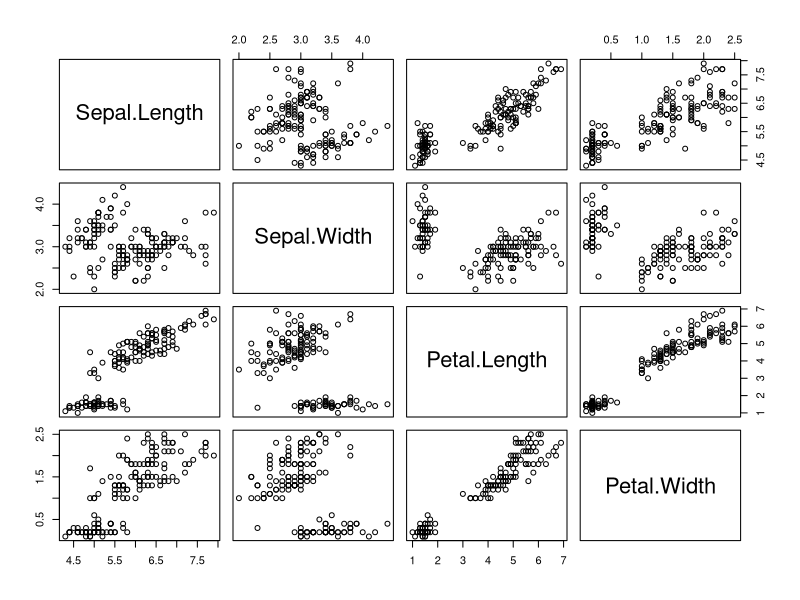
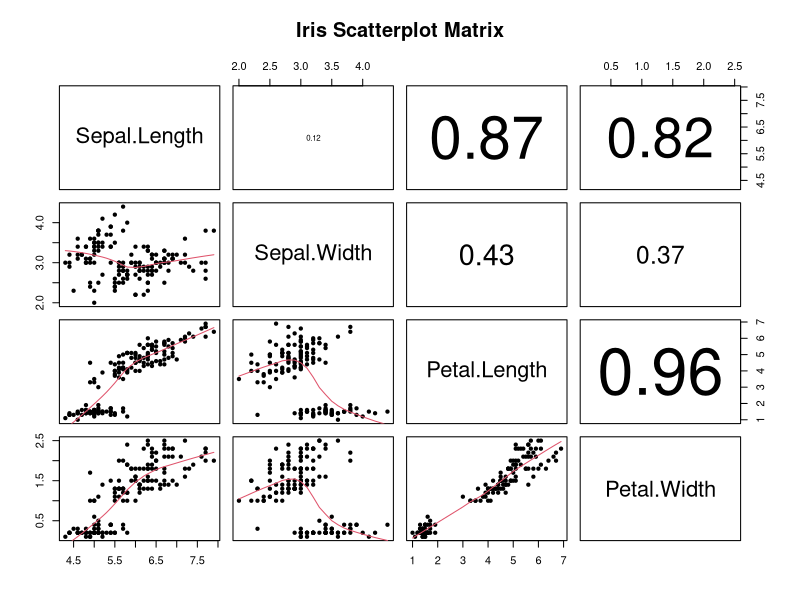
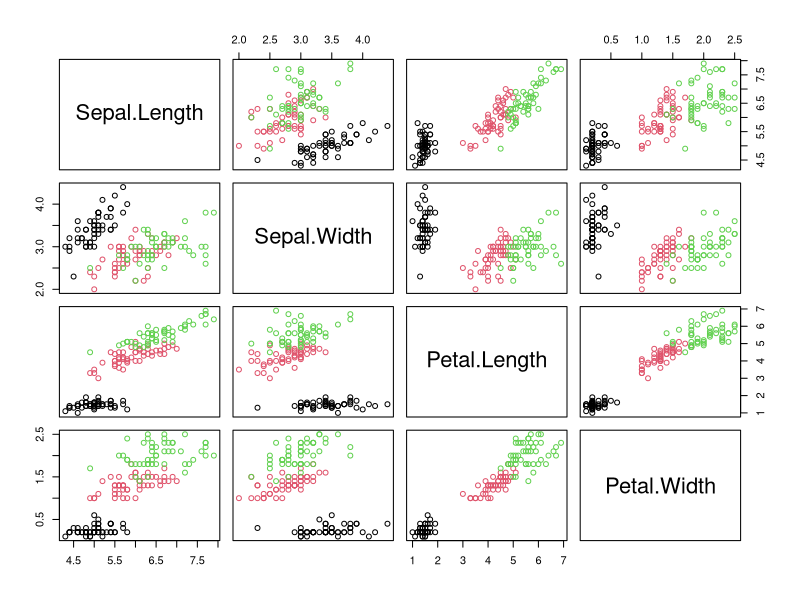

Recreate these plots in R, in order. (Note: this script raises an error after producing the figures.)
###Matrix Scatterplots

#load dataset
data(iris)

# Plot #1: Basic scatterplot matrix of the four measurements
pairs(~Sepal.Length+Sepal.Width+Petal.Length+Petal.Width, data=iris)

# panel.smooth function is built in.
# panel.cor puts correlation in upper panels, size proportional to correlation
panel.cor <- function(x, y, digits=2, prefix="", cex.cor, ...)
{
  usr <- par("usr"); on.exit(par(usr))
  par(usr = c(0, 1, 0, 1))
  r <- abs(cor(x, y))
  txt <- format(c(r, 0.123456789), digits=digits)[1]
  txt <- paste(prefix, txt, sep="")
  if(missing(cex.cor)) cex.cor <- 0.8/strwidth(txt)
  text(0.5, 0.5, txt, cex = cex.cor * r)
}

# Plot #2: same as above, but add loess smoother in lower and correlation in upper
pairs(~Sepal.Length+Sepal.Width+Petal.Length+Petal.Width, data=iris,
      lower.panel=panel.smooth, upper.panel=panel.cor, 
      pch=20, main="Iris Scatterplot Matrix")


library(ggplot2)
pairs(iris[,1:4], col=iris$Species)

plotmatrix(iris[,1:4], colour="gray20") +
  geom_smooth(method="lm")


# Scatterplot Matrices from the glus Package 

library(gclus)
dta <- mtcars[c(1,3,5,6)] # get data 
dta.r <- abs(cor(dta)) # get correlations
dta.col <- dmat.color(dta.r) # get colors
# reorder variables so those with highest correlation
# are closest to the diagonal
dta.o <- order.single(dta.r) 


# Scatterplot Matrices from the lattice Package 
library(lattice)
splom(mtcars[c(1,3,5,6)], groups=cyl, data=mtcars,
      panel=panel.superpose, 
      key=list(title="Three Cylinder Options",
               columns=3,
               points=list(pch=super.sym$pch[1:3],
                           col=super.sym$col[1:3]),
               text=list(c("4 Cylinder","6 Cylinder","8 Cylinder"))))
